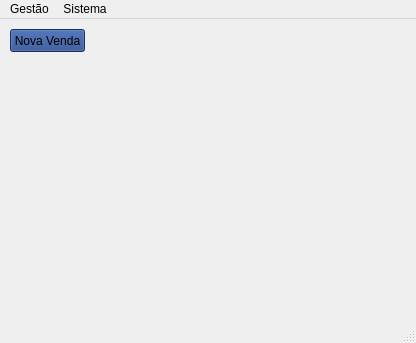
<?xml version="1.0" encoding="UTF-8"?>
<ui version="4.0">
 <class>MainWindow</class>
 <widget class="QMainWindow" name="MainWindow">
  <property name="geometry">
   <rect>
    <x>0</x>
    <y>0</y>
    <width>416</width>
    <height>343</height>
   </rect>
  </property>
  <property name="windowTitle">
   <string>MainWindow</string>
  </property>
  <widget class="QWidget" name="centralwidget">
   <widget class="QPushButton" name="pushButton">
    <property name="geometry">
     <rect>
      <x>10</x>
      <y>10</y>
      <width>75</width>
      <height>23</height>
     </rect>
    </property>
    <property name="styleSheet">
     <string notr="true">background: #248</string>
    </property>
    <property name="text">
     <string>Nova Venda</string>
    </property>
   </widget>
   <widget class="QPushButton" name="bnt_block">
    <property name="geometry">
     <rect>
      <x>20</x>
      <y>270</y>
      <width>32</width>
      <height>32</height>
     </rect>
    </property>
    <property name="text">
     <string/>
    </property>
    <property name="flat">
     <bool>true</bool>
    </property>
   </widget>
  </widget>
  <widget class="QMenuBar" name="menubar">
   <property name="geometry">
    <rect>
     <x>0</x>
     <y>0</y>
     <width>416</width>
     <height>21</height>
    </rect>
   </property>
   <widget class="QMenu" name="menuGest_o">
    <property name="title">
     <string>Gestão</string>
    </property>
    <addaction name="actionEstoque"/>
    <addaction name="actionColaboradores"/>
    <addaction name="actionVendas"/>
   </widget>
   <widget class="QMenu" name="menuSistema">
    <property name="title">
     <string>Sistema</string>
    </property>
    <addaction name="actionSair"/>
    <addaction name="actionSobre"/>
   </widget>
   <addaction name="menuGest_o"/>
   <addaction name="menuSistema"/>
  </widget>
  <widget class="QStatusBar" name="statusbar"/>
  <action name="actionEstoque">
   <property name="text">
    <string>Estoque</string>
   </property>
  </action>
  <action name="actionColaboradores">
   <property name="text">
    <string>Colaboradores</string>
   </property>
  </action>
  <action name="actionVendas">
   <property name="text">
    <string>Vendas</string>
   </property>
  </action>
  <action name="actionSair">
   <property name="text">
    <string>Sair</string>
   </property>
  </action>
  <action name="actionSobre">
   <property name="text">
    <string>Sobre</string>
   </property>
  </action>
 </widget>
 <resources/>
 <connections/>
</ui>
